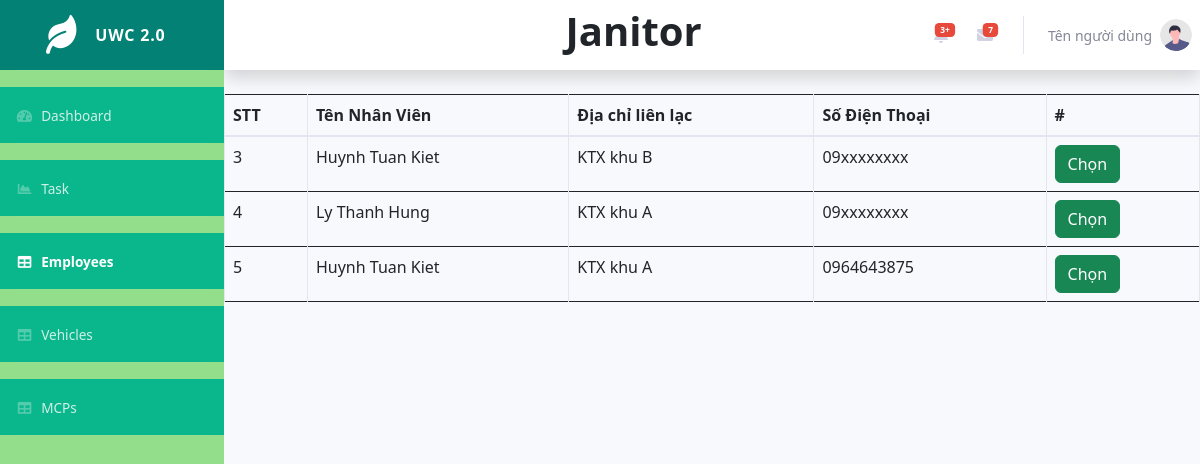
Page /app/views/janitor.php on the earlier database version.
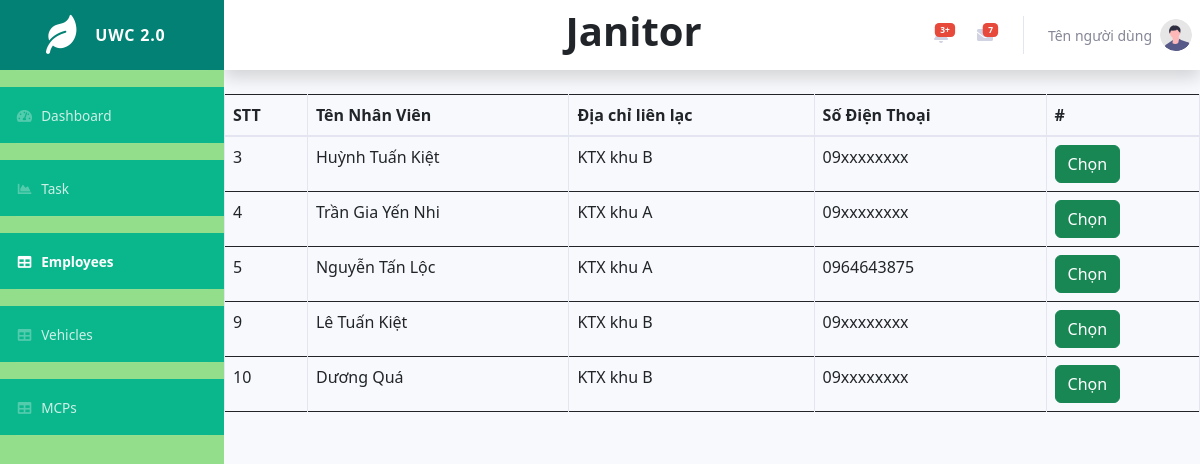
Same page on the later database version.
### tables this page shows
CREATE TABLE `users` (
  `id` int(11) NOT NULL,
  `username` varchar(20) NOT NULL,
  `password` varchar(20) NOT NULL,
  `name` varchar(50) NOT NULL,
  `sex` varchar(2) NOT NULL,
  `phone` varchar(11) NOT NULL,
  `address` varchar(50) NOT NULL,
  `role` int(11) NOT NULL,
  `status` int(11) NOT NULL
);

### controllers/content/janitor.php (the view, shortened to what this page needs)
<?php
include('../../models/connection.php');
echo '<div class="table-responsive">
<table class="table table-bordered" id="dataTable" width="100%" cellspacing="0">
    <thead>
        <tr>
            <th>STT</th>
            <th>Tên Nhân Viên</th>
            <th>Địa chỉ liên lạc</th>
            <th>Số Điện Thoại</th>
            <th>#</th>
        </tr>
    </thead>
    <tbody>
    ';
$query = "SELECT * from users WHERE users.role = 1";
$query_run = mysqli_query($conn, $query);
if (mysqli_num_rows($query_run) > 0) {
  foreach ($query_run as $row) {
?>
    <tr>
      <td><?php echo $row["id"]; ?> </td>
      <td><?php echo $row["name"]; ?> </td>
      <td><?php echo $row["address"]; ?> </td>
      <td><?php echo $row["phone"]; ?> </td>
      <td>
        <button class="btn btn-success" data-toggle="modal" data-target="#myModal">
          Chọn
        </button>
      </td>
    </tr>
<?php
  }
};

Differences in the rows shown:
changed users id 3: name "Huynh Tuan Kiet" → "Huỳnh Tuấn Kiệt"
changed users id 4: name "Ly Thanh Hung" → "Trần Gia Yến Nhi"
changed users id 5: name "Huynh Tuan Kiet" → "Nguyễn Tấn Lộc"
added users: id "9", name "Lê Tuấn Kiệt", address "KTX khu B", phone "09xxxxxxxx"
added users: id "10", name "Dương Quá", address "KTX khu B", phone "09xxxxxxxx"
